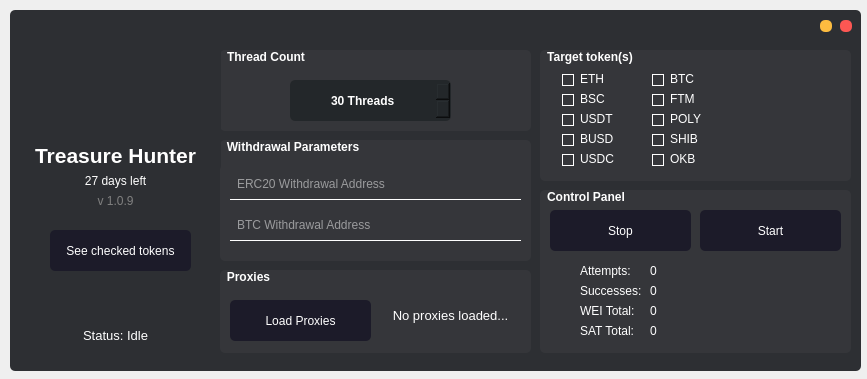
<?xml version="1.0" encoding="UTF-8"?>
<ui version="4.0">
 <class>Form</class>
 <widget class="QWidget" name="Form">
  <property name="geometry">
   <rect>
    <x>0</x>
    <y>0</y>
    <width>867</width>
    <height>379</height>
   </rect>
  </property>
  <property name="windowTitle">
   <string>Treasure Hunter</string>
  </property>
  <property name="windowIcon">
   <iconset resource="_qrcc_build/mainResourceQRC.qrc">
    <normaloff>:/images/island1.png</normaloff>:/images/island1.png</iconset>
  </property>
  <property name="styleSheet">
   <string notr="true">QFrame {
	background-color: #2d2f33;
	border-radius: 5px;
}

QLineEdit {
	color: white;
	border-radius: 0px;
	padding-left: 5px;
	background-color: #35363a;
	border-bottom: 1px solid white;
}

QCheckBox {
color: white;
background-color: #35363a;
}

QCheckBox::indicator {
margin-top: 1px;
margin-left: 2px;
padding: 0;
height: 10px;
width: 10px;
}

QCheckBox::indicator:unchecked, QCheckBox::indicator:unchecked:hover, QCheckBox::indicator:unchecked:focus, QCheckBox::indicator:unchecked:pressed {
background-color: #35363a;
border: 1px solid white;
}

/*
QCheckBox::indicator:checked, QCheckBox::indicator:checked:hover, QCheckBox::indicator:checked:focus, QCheckBox::indicator:checked:pressed {
background-color: #35363a;
border: 1px solid white;
color: white;
}
*/

QSpinBox {
	background-color: #23272A;
	color: white;
	border-radius: 5px;
	padding: 5px;
}

QSpinBox::up-button:pressed {
    background-color: #3C4043;
}
QSpinBox::down-button:pressed {
    background-color: #3C4043;
}
QSpinBox::up-button:hover {
    border-top-right-radius: 5px;
    background-color: #3C4043;
    
}
QSpinBox::down-button:hover {
    border-bottom-right-radius: 5px;
    background-color: #3C4043;
}

QSpinBox:disabled {
background-color: #181818;
}

/*
QSpinBox::up-button {
    subcontrol-origin: padding;
    subcontrol-position: top right;
    width: 15px;
    border-left-width: 1px;
    border-left-color: darkgray;
    border-left-style: solid;
    border-top-right-radius: 3px;
    padding: 3px;
}

QSpinBox::down-button {
    subcontrol-origin: padding;
    subcontrol-position: bottom right;
    width: 15px;
    border-left-width: 1px;
    border-left-color: darkgray;
    border-left-style: solid;
    border-bottom-right-radius: 3px;
    padding: 3px;
}

QSpinBox::up-arrow {
    width: 6px;
    image: url(ui/static/up-arrow.png);
}
QSpinBox::down-arrow {
    width: 6px;
    image: url(ui/static/down-arrow.png);
}
*/

QLabel {
	color: white;
}

QPushButton {
	background-color: #1c1b29;
	border-radius: 5px;
	color: white;
}

QPushButton::hover {
	background-color: #4a495c;
}

QPushButton::disabled {
	background-color: #181818;
}

QGroupBox {
	background-color: #35363a;
	border-radius: 5px;
}
QGroupBox::title {
	subcontrol-origin: margin;
    subcontrol-position: top left;
	color: white;
	padding-left: 5px;
}</string>
  </property>
  <widget class="QFrame" name="frame">
   <property name="geometry">
    <rect>
     <x>10</x>
     <y>10</y>
     <width>851</width>
     <height>361</height>
    </rect>
   </property>
   <property name="frameShape">
    <enum>QFrame::StyledPanel</enum>
   </property>
   <property name="frameShadow">
    <enum>QFrame::Raised</enum>
   </property>
   <widget class="QGroupBox" name="groupBox">
    <property name="geometry">
     <rect>
      <x>530</x>
      <y>180</y>
      <width>311</width>
      <height>163</height>
     </rect>
    </property>
    <property name="font">
     <font>
      <weight>75</weight>
      <italic>false</italic>
      <bold>true</bold>
     </font>
    </property>
    <property name="title">
     <string>Control Panel</string>
    </property>
    <widget class="QPushButton" name="stopButton">
     <property name="geometry">
      <rect>
       <x>10</x>
       <y>20</y>
       <width>141</width>
       <height>41</height>
      </rect>
     </property>
     <property name="text">
      <string>Stop</string>
     </property>
    </widget>
    <widget class="QPushButton" name="startButton">
     <property name="geometry">
      <rect>
       <x>160</x>
       <y>20</y>
       <width>141</width>
       <height>41</height>
      </rect>
     </property>
     <property name="text">
      <string>Start</string>
     </property>
    </widget>
    <widget class="QLabel" name="sat_label">
     <property name="geometry">
      <rect>
       <x>110</x>
       <y>130</y>
       <width>71</width>
       <height>21</height>
      </rect>
     </property>
     <property name="styleSheet">
      <string notr="true">background-color: #35363a;</string>
     </property>
     <property name="text">
      <string>0</string>
     </property>
    </widget>
    <widget class="QLabel" name="attempts_label">
     <property name="geometry">
      <rect>
       <x>110</x>
       <y>70</y>
       <width>71</width>
       <height>21</height>
      </rect>
     </property>
     <property name="styleSheet">
      <string notr="true">background-color: #35363a;</string>
     </property>
     <property name="text">
      <string>0</string>
     </property>
    </widget>
    <widget class="QLabel" name="nio_4">
     <property name="geometry">
      <rect>
       <x>40</x>
       <y>130</y>
       <width>71</width>
       <height>21</height>
      </rect>
     </property>
     <property name="styleSheet">
      <string notr="true">background-color: #35363a;</string>
     </property>
     <property name="text">
      <string>SAT Total:</string>
     </property>
    </widget>
    <widget class="QLabel" name="wei_label">
     <property name="geometry">
      <rect>
       <x>110</x>
       <y>110</y>
       <width>71</width>
       <height>21</height>
      </rect>
     </property>
     <property name="styleSheet">
      <string notr="true">background-color: #35363a;</string>
     </property>
     <property name="text">
      <string>0</string>
     </property>
    </widget>
    <widget class="QLabel" name="nio_3">
     <property name="geometry">
      <rect>
       <x>40</x>
       <y>110</y>
       <width>71</width>
       <height>21</height>
      </rect>
     </property>
     <property name="styleSheet">
      <string notr="true">background-color: #35363a;</string>
     </property>
     <property name="text">
      <string>WEI Total:</string>
     </property>
    </widget>
    <widget class="QLabel" name="nio_1">
     <property name="geometry">
      <rect>
       <x>40</x>
       <y>70</y>
       <width>71</width>
       <height>21</height>
      </rect>
     </property>
     <property name="styleSheet">
      <string notr="true">background-color: #35363a;</string>
     </property>
     <property name="text">
      <string>Attempts:</string>
     </property>
    </widget>
    <widget class="QLabel" name="found_label">
     <property name="geometry">
      <rect>
       <x>110</x>
       <y>90</y>
       <width>71</width>
       <height>21</height>
      </rect>
     </property>
     <property name="styleSheet">
      <string notr="true">background-color: #35363a;</string>
     </property>
     <property name="text">
      <string>0</string>
     </property>
    </widget>
    <widget class="QLabel" name="nio_2">
     <property name="geometry">
      <rect>
       <x>40</x>
       <y>90</y>
       <width>71</width>
       <height>21</height>
      </rect>
     </property>
     <property name="styleSheet">
      <string notr="true">background-color: #35363a;</string>
     </property>
     <property name="text">
      <string>Successes:</string>
     </property>
    </widget>
    <zorder>nio_2</zorder>
    <zorder>nio_1</zorder>
    <zorder>nio_3</zorder>
    <zorder>nio_4</zorder>
    <zorder>stopButton</zorder>
    <zorder>startButton</zorder>
    <zorder>sat_label</zorder>
    <zorder>attempts_label</zorder>
    <zorder>wei_label</zorder>
    <zorder>found_label</zorder>
   </widget>
   <widget class="QGroupBox" name="groupBox_2">
    <property name="geometry">
     <rect>
      <x>530</x>
      <y>40</y>
      <width>311</width>
      <height>131</height>
     </rect>
    </property>
    <property name="font">
     <font>
      <weight>75</weight>
      <italic>false</italic>
      <bold>true</bold>
     </font>
    </property>
    <property name="title">
     <string>Target token(s)</string>
    </property>
    <widget class="QCheckBox" name="ethCheck">
     <property name="geometry">
      <rect>
       <x>20</x>
       <y>20</y>
       <width>91</width>
       <height>18</height>
      </rect>
     </property>
     <property name="text">
      <string>ETH</string>
     </property>
    </widget>
    <widget class="QCheckBox" name="btcCheck">
     <property name="geometry">
      <rect>
       <x>110</x>
       <y>20</y>
       <width>91</width>
       <height>18</height>
      </rect>
     </property>
     <property name="text">
      <string>BTC</string>
     </property>
    </widget>
    <widget class="QCheckBox" name="bscCheck">
     <property name="geometry">
      <rect>
       <x>20</x>
       <y>40</y>
       <width>91</width>
       <height>18</height>
      </rect>
     </property>
     <property name="text">
      <string>BSC</string>
     </property>
    </widget>
    <widget class="QCheckBox" name="ftmCheck">
     <property name="geometry">
      <rect>
       <x>110</x>
       <y>40</y>
       <width>91</width>
       <height>18</height>
      </rect>
     </property>
     <property name="text">
      <string>FTM</string>
     </property>
    </widget>
    <widget class="QCheckBox" name="busdCheck">
     <property name="geometry">
      <rect>
       <x>20</x>
       <y>80</y>
       <width>91</width>
       <height>18</height>
      </rect>
     </property>
     <property name="text">
      <string>BUSD</string>
     </property>
    </widget>
    <widget class="QCheckBox" name="usdtCheck">
     <property name="geometry">
      <rect>
       <x>20</x>
       <y>60</y>
       <width>91</width>
       <height>18</height>
      </rect>
     </property>
     <property name="text">
      <string>USDT</string>
     </property>
    </widget>
    <widget class="QCheckBox" name="polyCheck">
     <property name="geometry">
      <rect>
       <x>110</x>
       <y>60</y>
       <width>91</width>
       <height>18</height>
      </rect>
     </property>
     <property name="text">
      <string>POLY</string>
     </property>
    </widget>
    <widget class="QCheckBox" name="shibCheck">
     <property name="geometry">
      <rect>
       <x>110</x>
       <y>80</y>
       <width>91</width>
       <height>18</height>
      </rect>
     </property>
     <property name="text">
      <string>SHIB</string>
     </property>
    </widget>
    <widget class="QCheckBox" name="okbCheck">
     <property name="geometry">
      <rect>
       <x>110</x>
       <y>100</y>
       <width>91</width>
       <height>18</height>
      </rect>
     </property>
     <property name="text">
      <string>OKB</string>
     </property>
    </widget>
    <widget class="QCheckBox" name="usdcCheck">
     <property name="geometry">
      <rect>
       <x>20</x>
       <y>100</y>
       <width>91</width>
       <height>18</height>
      </rect>
     </property>
     <property name="text">
      <string>USDC</string>
     </property>
    </widget>
   </widget>
   <widget class="QGroupBox" name="groupBox_3">
    <property name="geometry">
     <rect>
      <x>210</x>
      <y>260</y>
      <width>311</width>
      <height>83</height>
     </rect>
    </property>
    <property name="font">
     <font>
      <weight>75</weight>
      <bold>true</bold>
     </font>
    </property>
    <property name="title">
     <string>Proxies</string>
    </property>
    <widget class="QPushButton" name="proxyButton">
     <property name="geometry">
      <rect>
       <x>10</x>
       <y>30</y>
       <width>141</width>
       <height>41</height>
      </rect>
     </property>
     <property name="text">
      <string>Load Proxies</string>
     </property>
    </widget>
    <widget class="QLabel" name="proxyLabel">
     <property name="geometry">
      <rect>
       <x>160</x>
       <y>20</y>
       <width>141</width>
       <height>51</height>
      </rect>
     </property>
     <property name="font">
      <font>
       <pointsize>10</pointsize>
      </font>
     </property>
     <property name="styleSheet">
      <string notr="true">background-color: #35363a;</string>
     </property>
     <property name="text">
      <string>No proxies loaded...</string>
     </property>
     <property name="alignment">
      <set>Qt::AlignCenter</set>
     </property>
     <property name="wordWrap">
      <bool>true</bool>
     </property>
    </widget>
   </widget>
   <widget class="QGroupBox" name="groupBox_4">
    <property name="geometry">
     <rect>
      <x>210</x>
      <y>130</y>
      <width>311</width>
      <height>121</height>
     </rect>
    </property>
    <property name="font">
     <font>
      <weight>75</weight>
      <bold>true</bold>
     </font>
    </property>
    <property name="title">
     <string>Withdrawal Parameters</string>
    </property>
    <widget class="QLineEdit" name="erc20Lineedit">
     <property name="geometry">
      <rect>
       <x>10</x>
       <y>29</y>
       <width>291</width>
       <height>31</height>
      </rect>
     </property>
     <property name="placeholderText">
      <string>ERC20 Withdrawal Address</string>
     </property>
    </widget>
    <widget class="QLineEdit" name="btcLineedit">
     <property name="geometry">
      <rect>
       <x>10</x>
       <y>70</y>
       <width>291</width>
       <height>31</height>
      </rect>
     </property>
     <property name="placeholderText">
      <string>BTC Withdrawal Address</string>
     </property>
    </widget>
   </widget>
   <widget class="QGroupBox" name="groupBox_5">
    <property name="geometry">
     <rect>
      <x>210</x>
      <y>40</y>
      <width>311</width>
      <height>81</height>
     </rect>
    </property>
    <property name="font">
     <font>
      <weight>75</weight>
      <bold>true</bold>
     </font>
    </property>
    <property name="title">
     <string>Thread Count</string>
    </property>
    <widget class="QSpinBox" name="threadSpinbox">
     <property name="geometry">
      <rect>
       <x>70</x>
       <y>30</y>
       <width>161</width>
       <height>41</height>
      </rect>
     </property>
     <property name="font">
      <font>
       <pointsize>9</pointsize>
       <weight>75</weight>
       <bold>true</bold>
      </font>
     </property>
     <property name="wrapping">
      <bool>false</bool>
     </property>
     <property name="alignment">
      <set>Qt::AlignCenter</set>
     </property>
     <property name="buttonSymbols">
      <enum>QAbstractSpinBox::UpDownArrows</enum>
     </property>
     <property name="suffix">
      <string> Threads</string>
     </property>
     <property name="maximum">
      <number>1500</number>
     </property>
     <property name="value">
      <number>30</number>
     </property>
    </widget>
   </widget>
   <widget class="QLabel" name="titleLabel">
    <property name="geometry">
     <rect>
      <x>0</x>
      <y>130</y>
      <width>211</width>
      <height>31</height>
     </rect>
    </property>
    <property name="font">
     <font>
      <pointsize>16</pointsize>
      <weight>75</weight>
      <bold>true</bold>
     </font>
    </property>
    <property name="text">
     <string>Treasure Hunter</string>
    </property>
    <property name="alignment">
     <set>Qt::AlignCenter</set>
    </property>
   </widget>
   <widget class="QPushButton" name="checkButton">
    <property name="geometry">
     <rect>
      <x>40</x>
      <y>220</y>
      <width>141</width>
      <height>41</height>
     </rect>
    </property>
    <property name="text">
     <string>See checked tokens</string>
    </property>
   </widget>
   <widget class="QLabel" name="daysLabel">
    <property name="geometry">
     <rect>
      <x>10</x>
      <y>160</y>
      <width>191</width>
      <height>21</height>
     </rect>
    </property>
    <property name="text">
     <string>27 days left</string>
    </property>
    <property name="alignment">
     <set>Qt::AlignCenter</set>
    </property>
   </widget>
   <widget class="QLabel" name="versionLabel">
    <property name="geometry">
     <rect>
      <x>10</x>
      <y>180</y>
      <width>191</width>
      <height>21</height>
     </rect>
    </property>
    <property name="styleSheet">
     <string notr="true">color: grey</string>
    </property>
    <property name="text">
     <string>v 1.0.9</string>
    </property>
    <property name="alignment">
     <set>Qt::AlignCenter</set>
    </property>
   </widget>
   <widget class="QLabel" name="statusLabel">
    <property name="geometry">
     <rect>
      <x>10</x>
      <y>300</y>
      <width>191</width>
      <height>51</height>
     </rect>
    </property>
    <property name="font">
     <font>
      <pointsize>10</pointsize>
     </font>
    </property>
    <property name="text">
     <string>Status: Idle</string>
    </property>
    <property name="alignment">
     <set>Qt::AlignCenter</set>
    </property>
    <property name="wordWrap">
     <bool>true</bool>
    </property>
   </widget>
   <widget class="QLabel" name="logoLabel">
    <property name="geometry">
     <rect>
      <x>0</x>
      <y>20</y>
      <width>211</width>
      <height>111</height>
     </rect>
    </property>
    <property name="font">
     <font>
      <pointsize>16</pointsize>
      <weight>75</weight>
      <bold>true</bold>
     </font>
    </property>
    <property name="styleSheet">
     <string notr="true">image: url(:/images/island1.png)
</string>
    </property>
    <property name="text">
     <string/>
    </property>
    <property name="alignment">
     <set>Qt::AlignCenter</set>
    </property>
   </widget>
   <widget class="QPushButton" name="minWindowButton">
    <property name="geometry">
     <rect>
      <x>810</x>
      <y>10</y>
      <width>12</width>
      <height>12</height>
     </rect>
    </property>
    <property name="styleSheet">
     <string notr="true">QPushButton {
background-color: #fdbc40;
border-radius: 5px;
}

QPushButton::hover {
background-color: #de9f33;
}</string>
    </property>
    <property name="text">
     <string/>
    </property>
   </widget>
   <widget class="QPushButton" name="closeWindowButton">
    <property name="geometry">
     <rect>
      <x>830</x>
      <y>10</y>
      <width>12</width>
      <height>12</height>
     </rect>
    </property>
    <property name="styleSheet">
     <string notr="true">QPushButton {
background-color: #fc5753;
border-radius: 5px;
}

QPushButton::hover {
background-color: #df4644;
}</string>
    </property>
    <property name="text">
     <string/>
    </property>
   </widget>
   <zorder>groupBox_2</zorder>
   <zorder>groupBox_3</zorder>
   <zorder>groupBox_4</zorder>
   <zorder>groupBox_5</zorder>
   <zorder>titleLabel</zorder>
   <zorder>checkButton</zorder>
   <zorder>daysLabel</zorder>
   <zorder>versionLabel</zorder>
   <zorder>statusLabel</zorder>
   <zorder>logoLabel</zorder>
   <zorder>groupBox</zorder>
   <zorder>minWindowButton</zorder>
   <zorder>closeWindowButton</zorder>
  </widget>
 </widget>
 <resources>
  <include location="_qrcc_build/mainResourceQRC.qrc"/>
 </resources>
 <connections/>
</ui>
